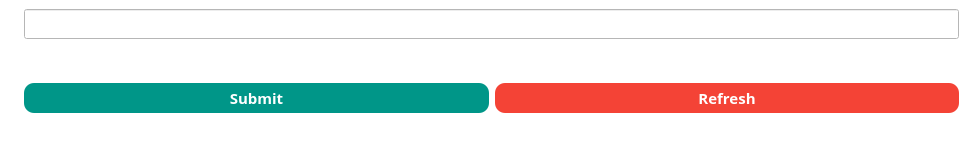
<?xml version="1.0" encoding="UTF-8"?>
<ui version="4.0">
 <class>Form</class>
 <widget class="QWidget" name="Form">
  <property name="geometry">
   <rect>
    <x>0</x>
    <y>0</y>
    <width>968</width>
    <height>160</height>
   </rect>
  </property>
  <property name="windowTitle">
   <string>Captcha</string>
  </property>
  <property name="styleSheet">
   <string notr="true">background-color: rgb(255, 255, 255);</string>
  </property>
  <layout class="QGridLayout" name="gridLayout">
   <property name="leftMargin">
    <number>0</number>
   </property>
   <property name="topMargin">
    <number>0</number>
   </property>
   <property name="rightMargin">
    <number>0</number>
   </property>
   <property name="bottomMargin">
    <number>0</number>
   </property>
   <item row="0" column="0">
    <widget class="QLabel" name="captchaview">
     <property name="font">
      <font>
       <family>Open Sans</family>
       <pointsize>11</pointsize>
      </font>
     </property>
     <property name="text">
      <string/>
     </property>
    </widget>
   </item>
   <item row="0" column="1">
    <widget class="QWidget" name="widget" native="true">
     <layout class="QHBoxLayout" name="horizontalLayout">
      <item>
       <widget class="QWidget" name="widget_2" native="true">
        <layout class="QVBoxLayout" name="verticalLayout">
         <property name="leftMargin">
          <number>0</number>
         </property>
         <property name="topMargin">
          <number>0</number>
         </property>
         <property name="rightMargin">
          <number>0</number>
         </property>
         <property name="bottomMargin">
          <number>0</number>
         </property>
         <item>
          <widget class="QLineEdit" name="captchainput">
           <property name="minimumSize">
            <size>
             <width>0</width>
             <height>30</height>
            </size>
           </property>
           <property name="font">
            <font>
             <family>Open Sans</family>
             <pointsize>11</pointsize>
             <weight>50</weight>
             <bold>false</bold>
            </font>
           </property>
          </widget>
         </item>
         <item>
          <widget class="QWidget" name="widget_3" native="true">
           <property name="minimumSize">
            <size>
             <width>120</width>
             <height>0</height>
            </size>
           </property>
           <layout class="QHBoxLayout" name="horizontalLayout_2">
            <property name="leftMargin">
             <number>0</number>
            </property>
            <property name="topMargin">
             <number>0</number>
            </property>
            <property name="rightMargin">
             <number>0</number>
            </property>
            <property name="bottomMargin">
             <number>0</number>
            </property>
            <item>
             <widget class="QPushButton" name="submit">
              <property name="minimumSize">
               <size>
                <width>0</width>
                <height>30</height>
               </size>
              </property>
              <property name="font">
               <font>
                <family>Open Sans</family>
                <pointsize>11</pointsize>
                <weight>75</weight>
                <bold>true</bold>
                <stylestrategy>PreferAntialias</stylestrategy>
               </font>
              </property>
              <property name="styleSheet">
               <string notr="true">background-color: rgb(0,150,136);
color: rgb(255, 255, 255);
border-radius:10</string>
              </property>
              <property name="text">
               <string>Submit</string>
              </property>
             </widget>
            </item>
            <item>
             <widget class="QPushButton" name="refresh">
              <property name="minimumSize">
               <size>
                <width>0</width>
                <height>30</height>
               </size>
              </property>
              <property name="font">
               <font>
                <family>Open Sans</family>
                <pointsize>11</pointsize>
                <weight>75</weight>
                <bold>true</bold>
                <stylestrategy>PreferAntialias</stylestrategy>
               </font>
              </property>
              <property name="styleSheet">
               <string notr="true">background-color: rgb(244,67,54);
color: rgb(255, 255, 255);
border-radius:10
</string>
              </property>
              <property name="text">
               <string>Refresh</string>
              </property>
             </widget>
            </item>
           </layout>
          </widget>
         </item>
        </layout>
       </widget>
      </item>
     </layout>
    </widget>
   </item>
  </layout>
 </widget>
 <resources/>
 <connections/>
</ui>
